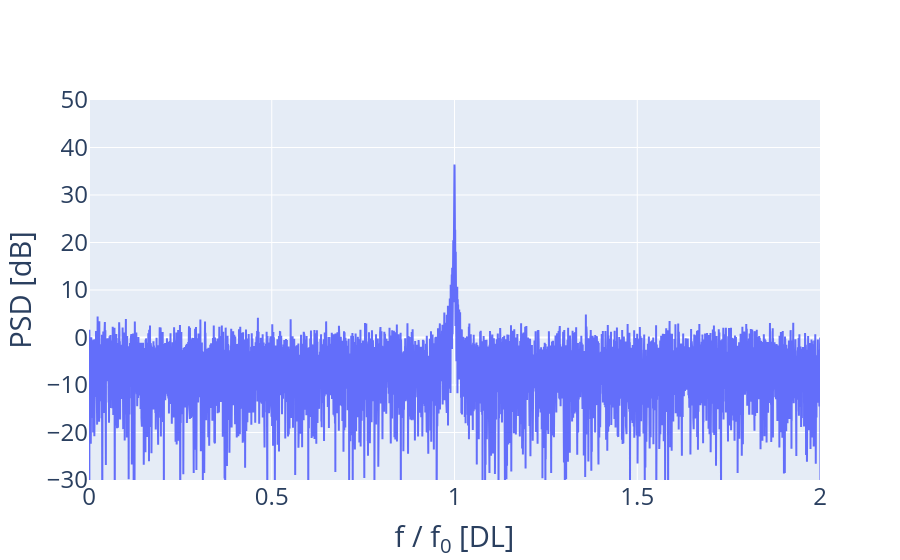

The notebook cell this image was saved under:
### Code cell
fig4 = go.Figure()
fig4.add_trace(
    go.Scatter(
        x=psd_raw_freq,
        y=to_dB(psd_raw_amp),
        mode="lines",
        name="PSD of PCD data",
    )
)
fig4.update_layout(
    xaxis=dict(title="f / f<sub>0</sub> [DL]", range=[0, 2]),
    yaxis=dict(title="PSD [dB]", range=[-30, 50]),
    font=dict(size=Font_Size),
)

fig4.show()

### Figure 1 — Plotly figure (JSON) as saved in the notebook; plotly's stock layout.template omitted (floating-point values rounded to 4 significant figures; data arrays with more than 128 entries replaced by an {"elided": "..."} marker saying what was removed)
{"data": [{"mode": "lines", "name": "PSD of PCD data", "type": "scatter", "x": {"elided": "12501 float values"}, "y": {"elided": "12501 float values"}}], "layout": {"font": {"size": 24}, "xaxis": {"range": [0, 2], "title": {"text": "f / f<sub>0</sub> [DL]"}}, "yaxis": {"range": [-30, 50], "title": {"text": "PSD [dB]"}}}}
